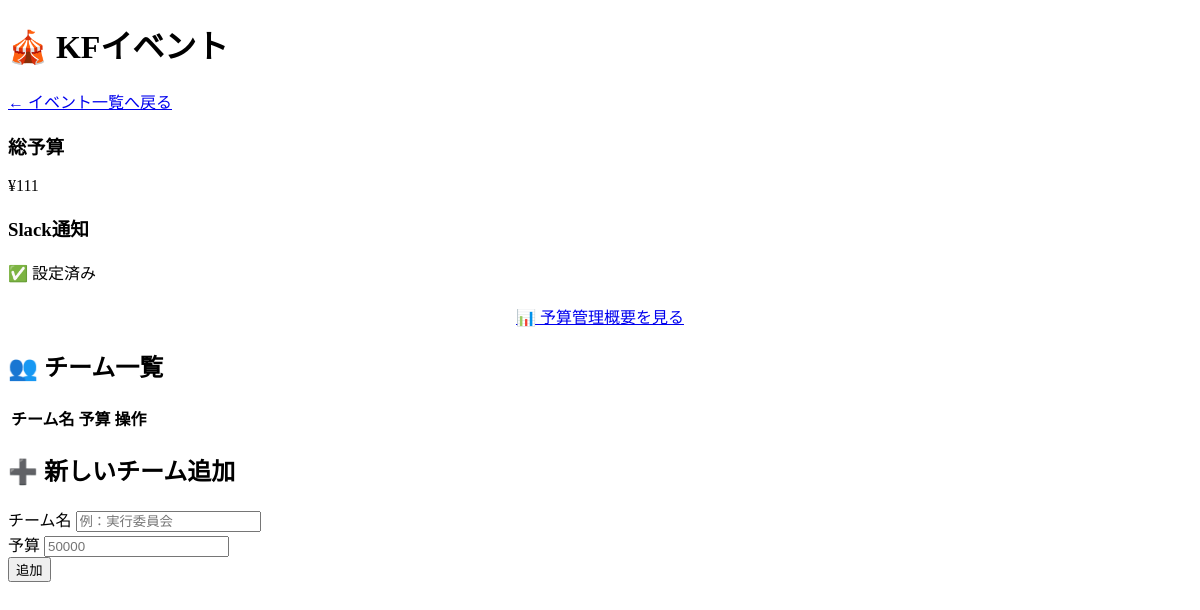
Page /event.php?event_id=2 on the earlier database version.
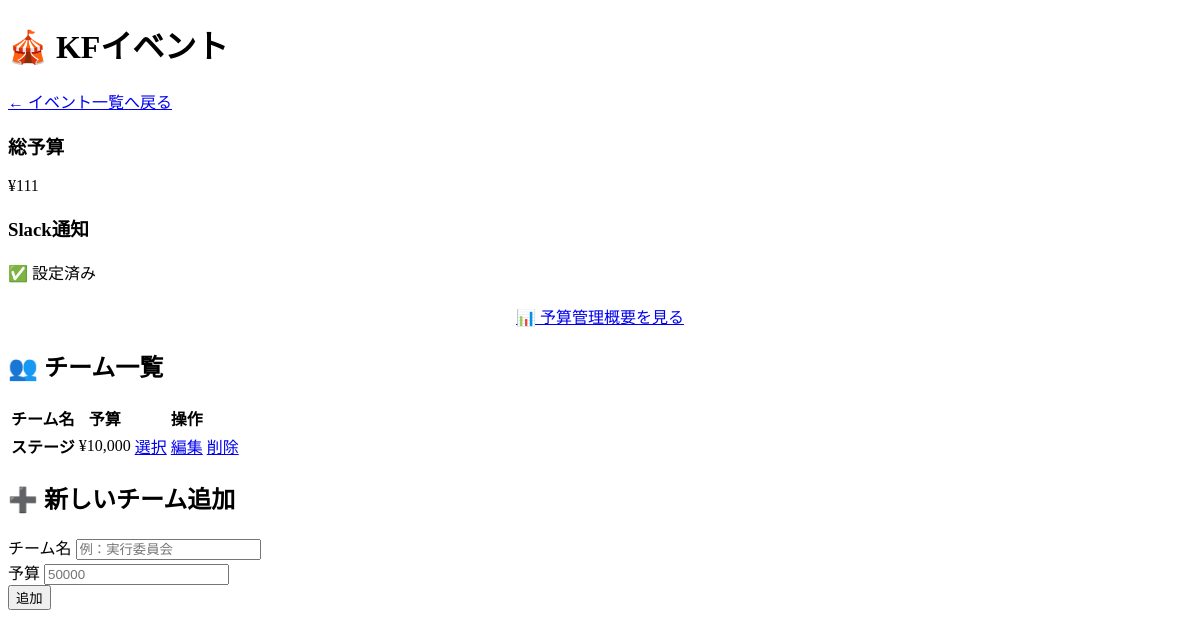
Same page on the later database version.
### tables this page shows
CREATE TABLE `teams` (
  `id` int NOT NULL,
  `event_id` int NOT NULL,
  `name` varchar(255) NOT NULL,
  `budget` int NOT NULL
);

### event.php (the view, shortened to what this page needs)
<?php
require_once __DIR__ . '/config/db_connect.php';
$event_id = $_GET['event_id'] ?? null;
$stmt = $pdo->prepare('SELECT * FROM events WHERE id = ?');
$stmt->execute([$event_id]);
$event = $stmt->fetch();
$stmt = $pdo->prepare('SELECT * FROM teams WHERE event_id = ? ORDER BY id DESC');
$stmt->execute([$event_id]);
$teams = $stmt->fetchAll();
?>
<!DOCTYPE html>
<html lang="ja">
<head>
    <link rel="stylesheet" href="assets/style.css">
</head>
<body>
    <div class="container">
        <div class="main-card">
            <h1 class="title">🎪 <?= htmlspecialchars($event['name']) ?></h1>
            <div class="breadcrumb">
                <a href="index.php">← イベント一覧へ戻る</a>
            </div>
            <div class="card">
                <div class="info-cards">
                    <div class="info-card budget">
                        <h3>総予算</h3>
                        <div class="amount">¥<?= number_format($event['budget']) ?></div>
                    </div>
                    <div class="info-card">
                        <h3>Slack通知</h3>
                        <div class="amount">✅ 設定済み</div>
                    </div>
                </div>
                <div style="text-align: center; margin-top: 20px;">
                    <a href="budget_overview.php?event_id=<?= $event_id ?>" class="btn btn-info">📊 予算管理概要を見る</a>
                </div>
            </div>
            <h2 class="subtitle">👥 チーム一覧</h2>
            <div class="table-container">
                <table class="styled-table">
                    <thead>
                        <tr>
                            <th>チーム名</th>
                            <th>予算</th>
                            <th>操作</th>
                        </tr>
                    </thead>
                    <tbody>
                        <?php foreach ($teams as $team): ?>
                        <tr>
                            <td><strong><?= htmlspecialchars($team['name']) ?></strong></td>
                            <td>¥<?= number_format($team['budget']) ?></td>
                            <td>
                                <a href="team.php?team_id=<?= $team['id'] ?>&event_id=<?= $event_id ?>" class="btn btn-primary btn-sm">選択</a>
                                <a href="?event_id=<?= $event_id ?>&edit_team=<?= $team['id'] ?>" class="btn btn-edit btn-sm">編集</a>
                                <a href="?event_id=<?= $event_id ?>&delete_team=<?= $team['id'] ?>"
                                   onclick="return confirm('本当に削除しますか？');"
                                   class="btn btn-delete btn-sm">削除</a>
                            </td>
                        </tr>
                        <?php endforeach; ?>
                    </tbody>
                </table>
            </div>
            <?php
            if (isset($_GET['edit_team'])) {
                $edit_id = $_GET['edit_team'];
                $stmt = $pdo->prepare('SELECT * FROM teams WHERE id = ?');
                $stmt->execute([$edit_id]);
                $edit_team = $stmt->fetch();
                if ($edit_team): ?>
                <h2 class="subtitle">✏️ チーム編集</h2>
                <form method="post" class="form">
                    <input type="hidden" name="edit_id" value="<?= $edit_team['id'] ?>">
                    <div class="form-group">
                        <label>チーム名</label>
                        <input type="text" name="team_name" value="<?= htmlspecialchars($edit_team['name']) ?>" required class="input">
                    </div>
                    <div class="form-group">
                        <label>予算</label>
                        <input type="number" name="team_budget" value="<?= htmlspecialchars($edit_team['budget']) ?>" required class="input">
                    </div>
                    <div class="text-right">
                        <a href="event.php?event_id=<?= $event_id ?>" class="btn btn-outline">キャンセル</a>
                        <button type="submit" name="update_team" class="btn btn-primary">更新</button>
                    </div>
                </form>
                <?php endif;
            } else { ?>
                <h2 class="subtitle">➕ 新しいチーム追加</h2>
                <form method="post" class="form">
                    <div class="form-group">
                        <label>チーム名</label>
                        <input type="text" name="team_name" required class="input" placeholder="例：実行委員会">
                    </div>
                    <div class="form-group">
                        <label>予算</label>
                        <input type="number" name="team_budget" required class="input" placeholder="50000">
                    </div>
                    <div class="text-right">
                        <button type="submit" name="add_team" class="btn btn-success">追加</button>
                    </div>
                </form>
            <?php } ?>
        </div>
    </div>
</body>
</html>

Differences in the rows shown:
added teams: name "ステージ", budget "10,000"
